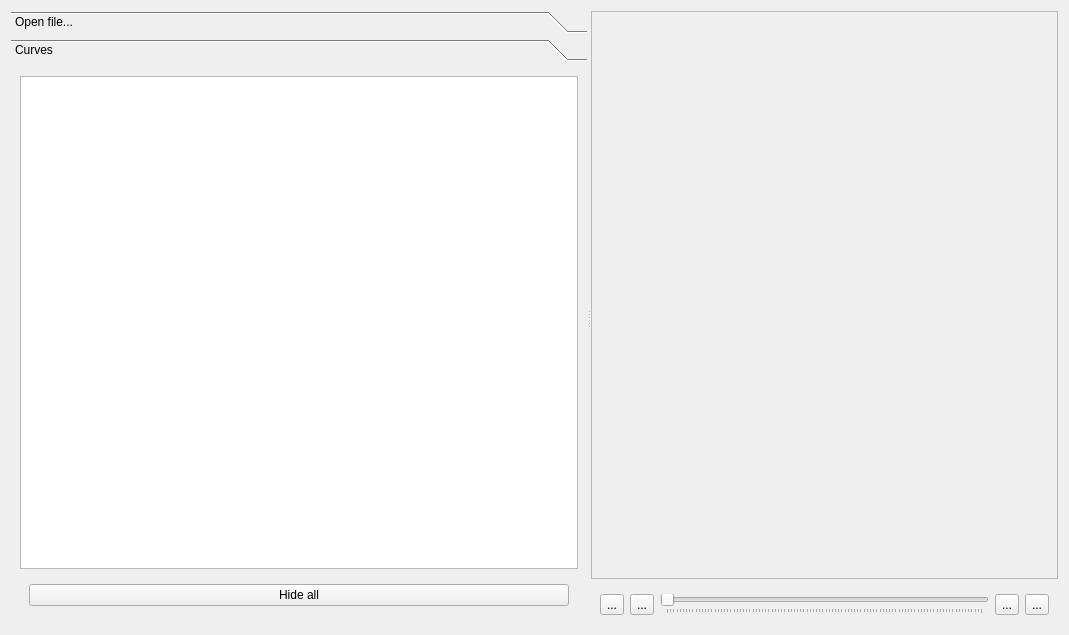
<?xml version="1.0" encoding="UTF-8"?>
<ui version="4.0">
 <class>gmx_extract_energy</class>
 <widget class="QWidget" name="gmx_extract_energy">
  <property name="geometry">
   <rect>
    <x>0</x>
    <y>0</y>
    <width>1069</width>
    <height>635</height>
   </rect>
  </property>
  <property name="sizePolicy">
   <sizepolicy hsizetype="Preferred" vsizetype="Expanding">
    <horstretch>0</horstretch>
    <verstretch>0</verstretch>
   </sizepolicy>
  </property>
  <property name="windowTitle">
   <string>gmx_extract_energy</string>
  </property>
  <layout class="QHBoxLayout" name="horizontalLayout">
   <item>
    <widget class="QSplitter" name="splitter">
     <property name="orientation">
      <enum>Qt::Horizontal</enum>
     </property>
     <widget class="QToolBox" name="toolBox">
      <property name="currentIndex">
       <number>1</number>
      </property>
      <widget class="QWidget" name="pageOpenFile">
       <property name="geometry">
        <rect>
         <x>0</x>
         <y>0</y>
         <width>558</width>
         <height>555</height>
        </rect>
       </property>
       <attribute name="label">
        <string>Open file...</string>
       </attribute>
       <layout class="QVBoxLayout" name="verticalLayout_3">
        <item>
         <widget class="QTreeView" name="treeViewOpenFile"/>
        </item>
       </layout>
      </widget>
      <widget class="QWidget" name="pageCurves">
       <property name="geometry">
        <rect>
         <x>0</x>
         <y>0</y>
         <width>558</width>
         <height>555</height>
        </rect>
       </property>
       <attribute name="label">
        <string>Curves</string>
       </attribute>
       <layout class="QVBoxLayout" name="verticalLayout_2">
        <item>
         <widget class="QTreeView" name="treeViewCurves"/>
        </item>
        <item>
         <widget class="QWidget" name="widget_3" native="true">
          <layout class="QHBoxLayout" name="horizontalLayout_3">
           <item>
            <widget class="QPushButton" name="hideAllPushButton">
             <property name="text">
              <string>Hide all</string>
             </property>
            </widget>
           </item>
          </layout>
         </widget>
        </item>
       </layout>
      </widget>
     </widget>
     <widget class="QWidget" name="widget" native="true">
      <property name="sizePolicy">
       <sizepolicy hsizetype="Preferred" vsizetype="Expanding">
        <horstretch>0</horstretch>
        <verstretch>0</verstretch>
       </sizepolicy>
      </property>
      <layout class="QVBoxLayout" name="verticalLayout">
       <item>
        <widget class="QFrame" name="figureFrame">
         <property name="sizePolicy">
          <sizepolicy hsizetype="Preferred" vsizetype="Expanding">
           <horstretch>0</horstretch>
           <verstretch>0</verstretch>
          </sizepolicy>
         </property>
         <property name="frameShape">
          <enum>QFrame::StyledPanel</enum>
         </property>
         <property name="frameShadow">
          <enum>QFrame::Raised</enum>
         </property>
         <layout class="QVBoxLayout" name="verticalLayout_5">
          <item>
           <layout class="QVBoxLayout" name="verticalLayoutFigure"/>
          </item>
         </layout>
        </widget>
       </item>
       <item>
        <widget class="QWidget" name="widget_2" native="true">
         <property name="sizePolicy">
          <sizepolicy hsizetype="Preferred" vsizetype="Minimum">
           <horstretch>0</horstretch>
           <verstretch>0</verstretch>
          </sizepolicy>
         </property>
         <layout class="QHBoxLayout" name="horizontalLayout_2">
          <item>
           <widget class="QToolButton" name="toolButtonGoFirst">
            <property name="text">
             <string>...</string>
            </property>
            <property name="icon">
             <iconset theme="go-first">
              <normaloff>.</normaloff>.</iconset>
            </property>
           </widget>
          </item>
          <item>
           <widget class="QToolButton" name="toolButtonGoPrevious">
            <property name="text">
             <string>...</string>
            </property>
            <property name="icon">
             <iconset theme="go-previous">
              <normaloff>.</normaloff>.</iconset>
            </property>
           </widget>
          </item>
          <item>
           <widget class="QSlider" name="horizontalSliderCursor">
            <property name="orientation">
             <enum>Qt::Horizontal</enum>
            </property>
            <property name="tickPosition">
             <enum>QSlider::TicksBelow</enum>
            </property>
           </widget>
          </item>
          <item>
           <widget class="QToolButton" name="toolButtonGoNext">
            <property name="text">
             <string>...</string>
            </property>
            <property name="icon">
             <iconset theme="go-next">
              <normaloff>.</normaloff>.</iconset>
            </property>
           </widget>
          </item>
          <item>
           <widget class="QToolButton" name="toolButtonGoLast">
            <property name="text">
             <string>...</string>
            </property>
            <property name="icon">
             <iconset theme="go-last">
              <normaloff>.</normaloff>.</iconset>
            </property>
           </widget>
          </item>
         </layout>
        </widget>
       </item>
      </layout>
     </widget>
    </widget>
   </item>
  </layout>
 </widget>
 <resources/>
 <connections/>
</ui>
